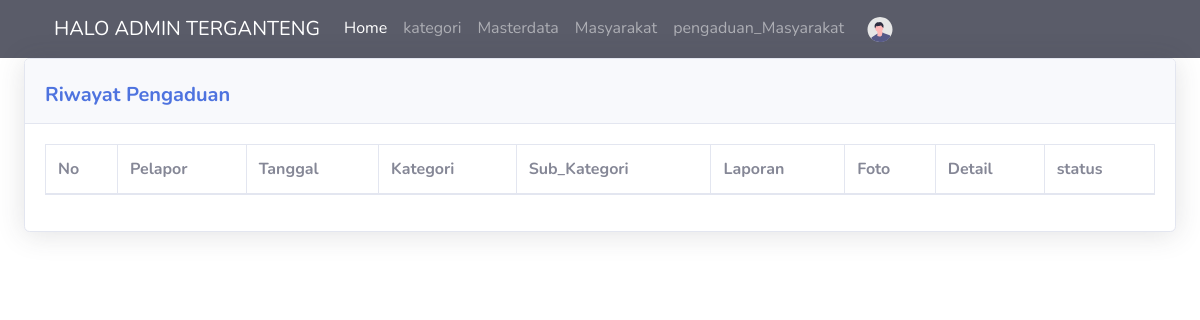
Before: /index.php/admin2 with the older database file.
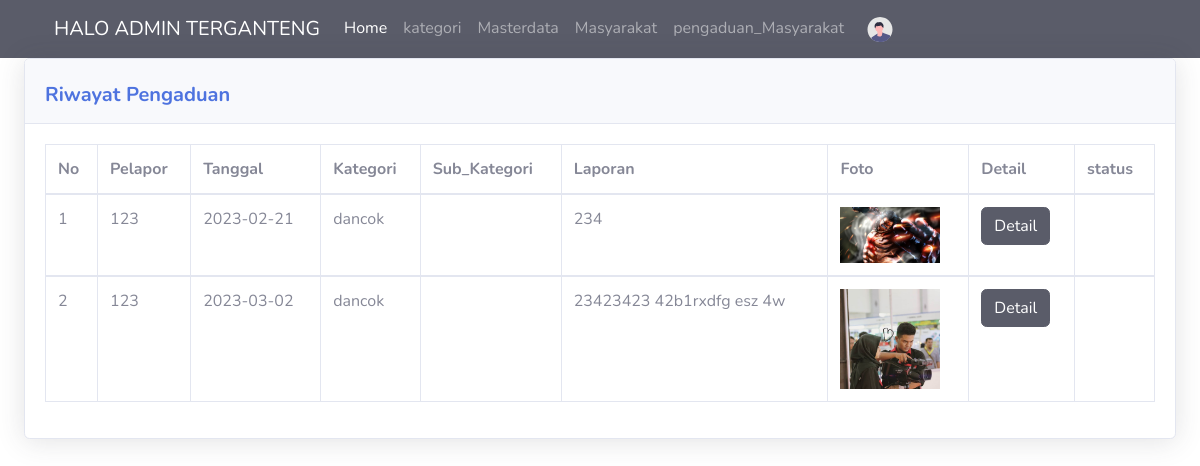
After: the same page with the newer database file.
### tables this page shows
CREATE TABLE `pengaduan` (
  `id` int(11) NOT NULL,
  `id_pengaduan` int(11) NOT NULL,
  `tgl_pengaduan` date NOT NULL,
  `kategori` varchar(50) NOT NULL,
  `sub_kategori` varchar(225) NOT NULL,
  `nik` char(16) NOT NULL,
  `isi_laporan` text NOT NULL,
  `foto` varchar(128) NOT NULL,
  `status` enum('0','proses','selesai') NOT NULL
);

### application/controllers/Admin2.php (called while the page is built, shortened)
<?php
class admin2 extends CI_Controller
{
    public function __construct()
    {
        $this->load->model('table_zz');
    }
    public function index()
    {
        $this->load->model('table_zz');
        $data['title'] = 'ytta';
        $data['pengaduan'] = $this->table_zz->getRiwayatAdmin();
        $this->load->view('pisah/header', $data);
        $this->load->view('pisah/topbar', $data);
        $this->load->view('pisah/sidebar', $data);
        $this->load->view('admin/tabel_admin1', $data);
        $this->load->view('pisah/footer', $data);
    }
}

### index.php (called while the page is built, shortened)
<?php
require_once BASEPATH.'core/CodeIgniter.php';

### application/models/Table_zz.php (called while the page is built, shortened)
<?php
class table_zz extends CI_Model
{
    function getRiwayatAdmin()
    {
        return $this->db->get('pengaduan')->result_array();
    }
}

### application/views/admin/tabel_admin1.php (the view, shortened to what this page needs)
<div class="container-fluid">
    <div class="card shadow mb-4">
        <div class="card-header py-3">
            <div class="d-flex aling-item-center">
                <h5 class="m-0 font-weight-bold text-primary mt-2">Riwayat Pengaduan</h5>
            </div>
        </div>
        <div class="card-body">
            <div class="table-responsive">
                <table class="table table-bordered" id="dataTable" width="100%" cellspacing="0">
                    <thead>
                        <tr>
                            <th>No</th>
                            <th>Pelapor</th>
                            <th>Tanggal</th>
                            <th>Kategori</th>
                            <th>Sub_Kategori</th>
                            <th>Laporan</th>
                            <th>Foto</th>
                            <th>Detail</th>
                            <th>status</th>
                        </tr>
                    </thead>
                    <?php
                    $i = 0;
                    foreach ($pengaduan as $ra) : $i = $i + 1;
                    ?>
                        <tbody>
                            <td><?= $i ?></td>
                            <td><?= $ra['nik'] ?></td>
                            <td><?= $ra['tgl_pengaduan'] ?></td>
                            <td><?= $ra['kategori'] ?></td>
                            <td><?= $ra['sub_kategori'] ?></td>
                            <td><?= $ra['isi_laporan'] ?></td>
                            <td><img src="<?= base_url() . '/assets/img/' . $ra['foto']; ?>" style="width:100px;"></td>
                            <td> <button type="button" class="btn btn-dark" data-toggle="modal" data-target="#detailAdmin<?= $ra['id_pengaduan'] ?>">
                                    Detail</td>
                            <td>
                            </td>
                        </tbody>
                    <?php endforeach ?>
                </table>
            </div>
        </div>
    </div>
</div>

Changed rows visible on the page:
added pengaduan: nik "123", tgl_pengaduan "2023-02-21", kategori "dancok", isi_laporan "234", foto (picture)
added pengaduan: nik "123", tgl_pengaduan "2023-03-02", kategori "dancok", isi_laporan "23423423 42b1rxdfg esz 4w", foto (picture)
